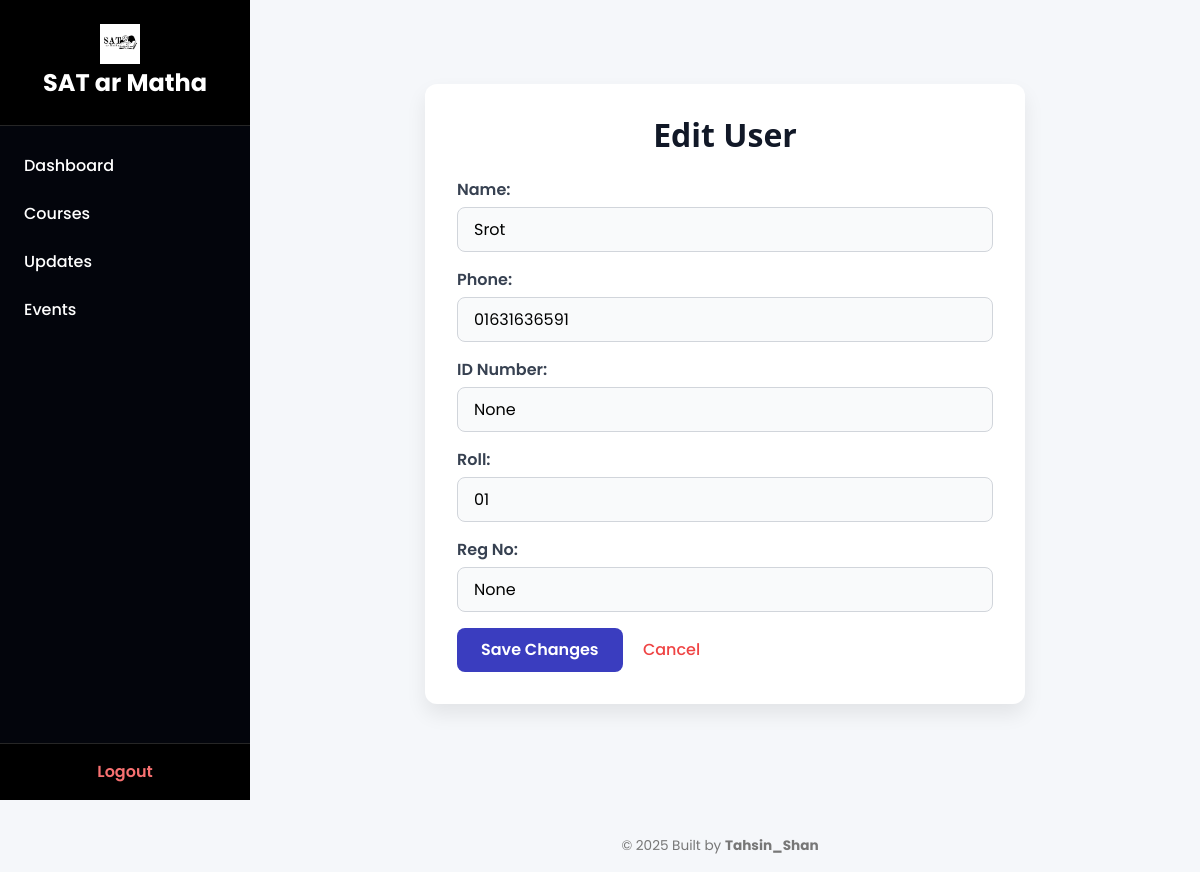
The page /edit-user/8 on the database its author committed.
### tables this page shows
CREATE TABLE users (
        id INTEGER PRIMARY KEY AUTOINCREMENT,
        name TEXT NOT NULL,
        role TEXT NOT NULL,
        id_num TEXT,
        roll TEXT,
        reg_no TEXT,
        photo TEXT,
        phone TEXT,
        password_hash TEXT NOT NULL
    );

### app.py (the view, shortened to what this page needs)
@app.route('/edit-user/<int:user_id>', methods=['GET', 'POST'])
def edit_user(user_id):
    conn = sqlite3.connect('database.db')
    conn.row_factory = sqlite3.Row
    c = conn.cursor()
    c.execute("SELECT * FROM users WHERE id = ?", (user_id,))
    user = c.fetchone()
    conn.close()
    if not user:
        return "User not found", 404
    return render_template('edit_user.html', user=user)

### app.py (called while the page is built)
@app.context_processor
def inject_user_role():
    return dict(role=session.get('role'))

@app.context_processor
def inject_user_role():
    return dict(role=session.get('role'))

### templates/edit_user.html (shortened to what this page needs)
{% extends 'dashboard_base.html' %}
{% block content %}
<div class="edit-user-container">
  <h2>Edit User</h2>
  <form method="POST">
    <label>Name:</label>
    <input type="text" name="name" value="{{ user.name }}" required>
    <label>Phone:</label>
    <input type="text" name="phone" value="{{ user.phone }}">
    <label>ID Number:</label>
    <input type="text" name="id_num" value="{{ user.id_num }}">
    <label>Roll:</label>
    <input type="text" name="roll" value="{{ user.roll }}">
    <label>Reg No:</label>
    <input type="text" name="reg_no" value="{{ user.reg_no }}">
    <button type="submit"> Save Changes</button>
    <a href="{{ url_for('manage_users') }}">Cancel</a>
  </form>
</div>
{% endblock %}

### static/css/style.css (style rules this page uses)
body { font-family: 'Poppins', sans-serif; margin: 0; background-color: #f4f7fa; color: #333; display: flex; flex-direction: column; }
input[type="text"], input[type="file"] { width: 100%; padding: 10px; margin-bottom: 15px; border: 1px solid #ccc; border-radius: 5px; box-sizing: border-box; }
h2 { font-family: 'Segoe UI', Tahoma, Geneva, Verdana, sans-serif; font-size: 2rem; color: #2c3e50; margin-bottom: 40px; text-align: center; }

### templates/dashboard_base.html (style rules this page uses)
* { box-sizing: border-box; margin: 0; padding: 0; font-family: 'Poppins', sans-serif; }
body.dashboard-body { display: flex; flex-direction: column; min-height: 100vh; background-color: #f5f7fa; color: #333; }

### templates/edit_user.html (style rules this page uses)
.edit-user-container { max-width: 600px; margin: 2rem auto; background-color: #ffffff; padding: 2rem; border-radius: 12px; box-shadow: 0 10px 20px rgba(0, 0, 0, 0.08); color: #1f2937; }
.edit-user-container h2 { text-align: center; margin-bottom: 1.5rem; font-weight: 700; color: #111827; }
form label { display: block; margin-bottom: 0.3rem; font-weight: 600; color: #374151; }
form input[type="text"] { width: 100%; padding: 0.6rem 1rem; margin-bottom: 1rem; border: 1px solid #d1d5db; border-radius: 8px; background-color: #f9fafb; transition: border-color 0.2s ease-in-out; }
form button { background-color: #3a3dbf; color: #ffffff; padding: 0.6rem 1.5rem; border: none; border-radius: 8px; font-weight: 600; cursor: pointer; transition: background-color 0.2s ease-in-out; margin-right: 1rem; }
form a { color: #ef4444; font-weight: 500; text-decoration: none; transition: color 0.2s ease-in-out; }

### rows shown on the page
users: name "Srot", phone "01631636591", roll "01"
